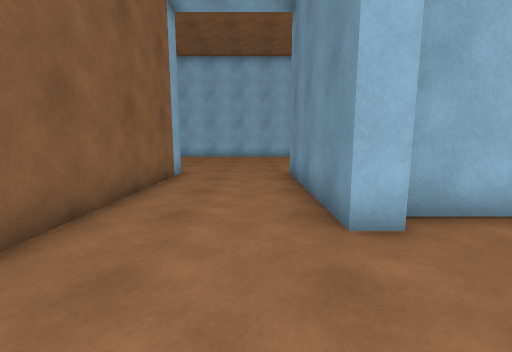
view 1 (above)

17 first-person views from a walk through a 3-D level made in the Unity game engine. The camera is 1.2 m above the floor, tilts 8° down and sees 90° across. The floor is counted in squares, 1 m on a side. Each view is taken from the middle of a square. On the plan, view 1 faces up. The plan holds only what a view shows up to about 12 squares ahead; the rest is blank. Surface patterns are stand-ins for the level's own textures.

view 2
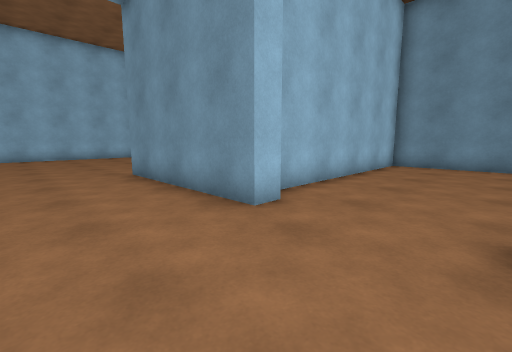

view 3
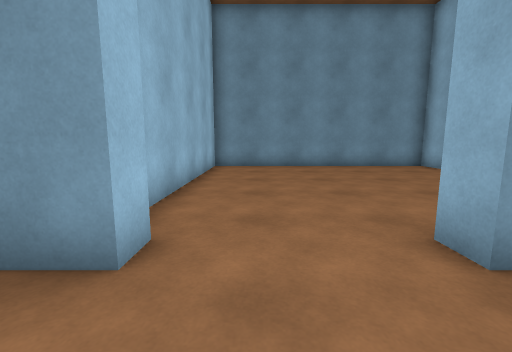

view 4
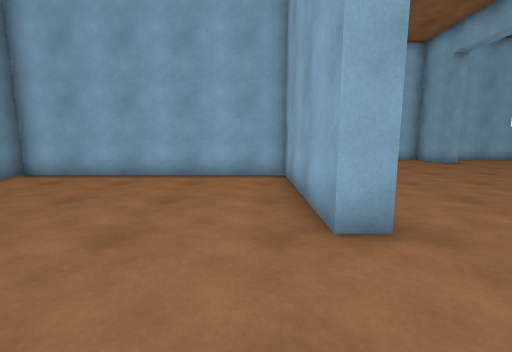

view 5
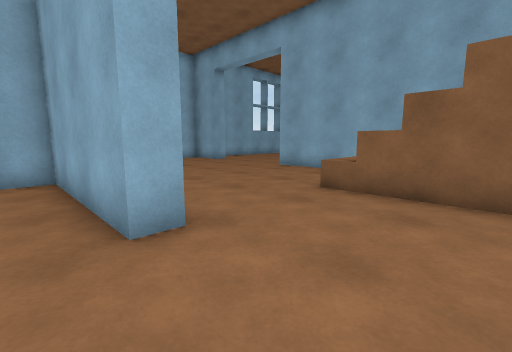

view 6
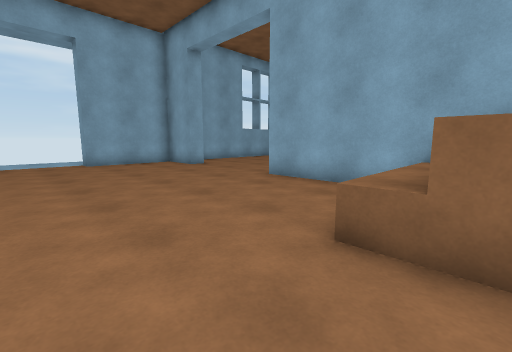

view 7
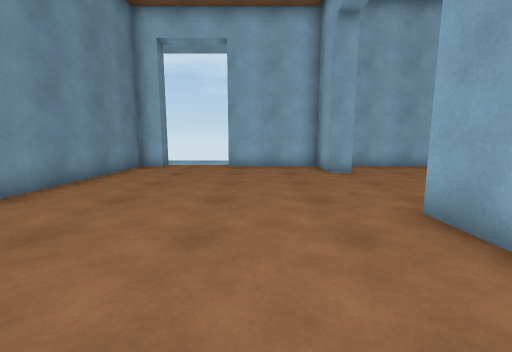

view 8
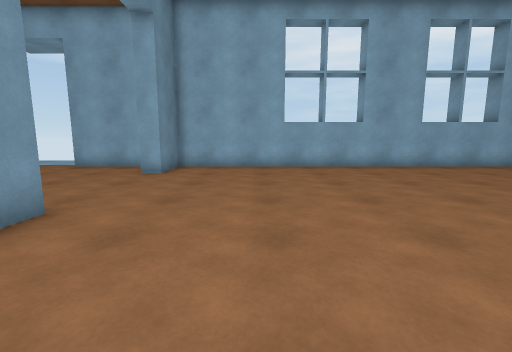

view 9
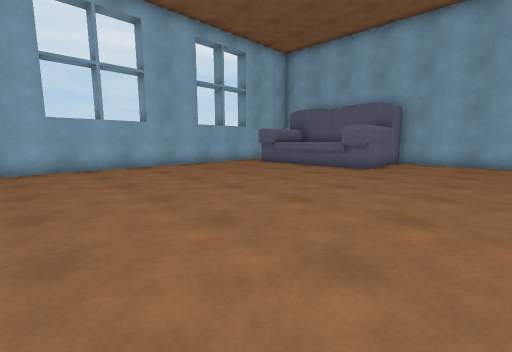

view 10
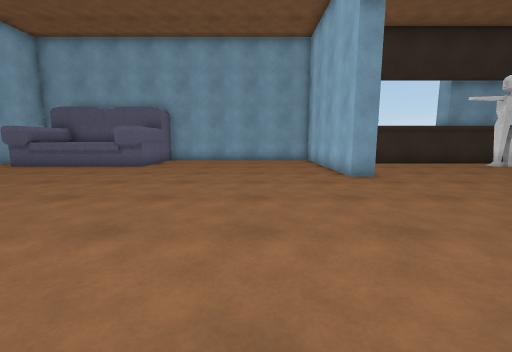

view 11
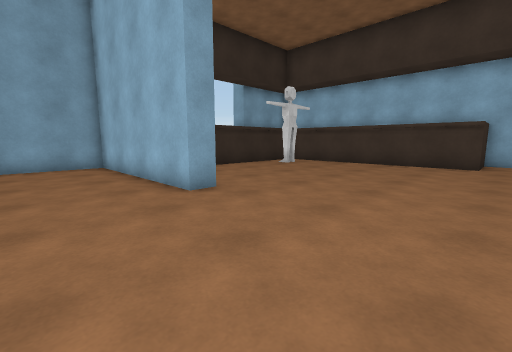

view 12
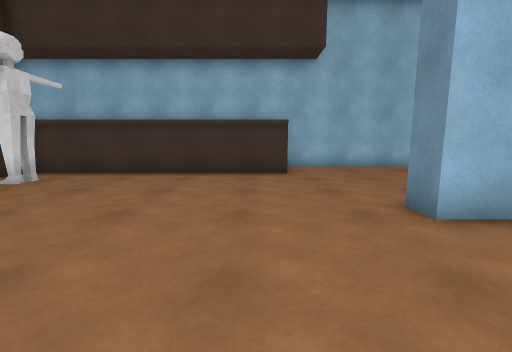

view 13
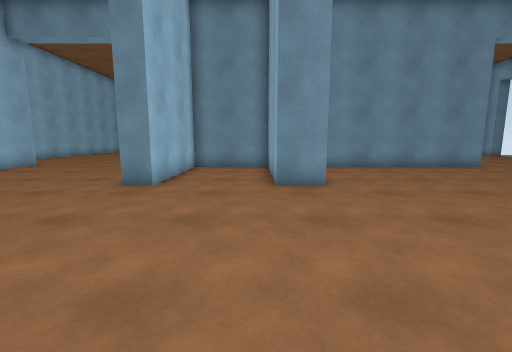

view 14
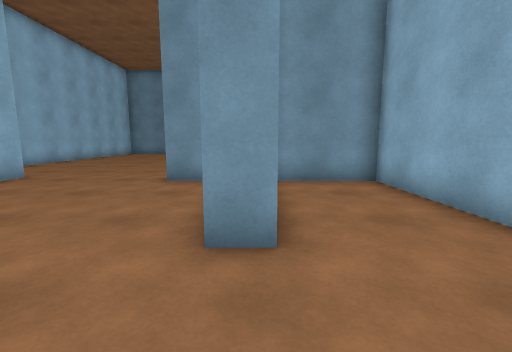

view 15
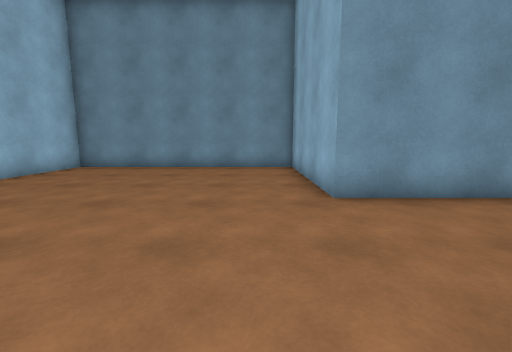

view 16
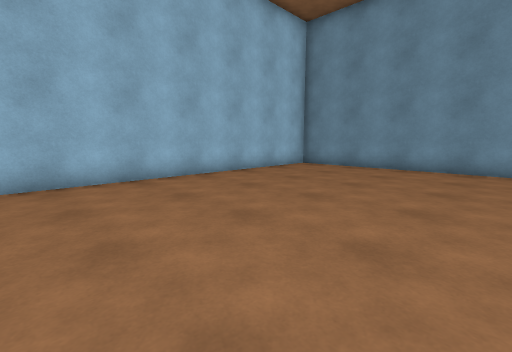

view 17
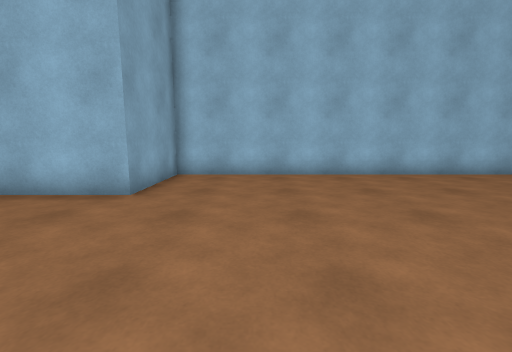

### Floor plan
Points are (right, up) in squares from view 1. A wall is a line through its corners. A room is listed if a view was taken in it or the views show most of it. See-through windows are left out.
Room 1 (views 1, 2, 3, 4, 5, 6)
walls: (1.1, -0.2) (2, -0.2) (2, -5.7) (11, -5.7) (11, 3.9) (2.4, 3.9); (2, 3.3) (1.2, 3.3); (-2.8, 2.5) (-2.8, -0.5)
ways out: opening at (-1, 1) to room 2
Room 2 (views 7, 8, 9, 10, 11, 12, 13, 14, 15, 16, 17)
walls: (-12.3, 3.1) (-12.3, 4.4) (-7.5, 4.4) (-7.5, 7.8) (-12.3, 7.8) (-12.3, 8.6); (-6.8, 1) (-6.8, -5.1); (-7.5, -5.1) (-7.5, 1.9); (-7.5, 9.5) (-7.5, 10.6); (-18.4, 4) (-18.4, 3.3) (-25.5, 3.3) (-25.5, -3.8); (-2.8, 9.4) (-2.8, 2.5); (1.2, 3.3) (1.2, 9.4) (7.4, 9.4) (7.4, 18.9) (-6.8, 18.9) (-6.8, 15.5) (-13.9, 15.5) (-13.9, 13.2) (-23, 13.2); (-24.1, -5.1) (-21.3, -5.1) (-21.3, -6); (-22.2, -10) (-21.3, -10) (-21.3, -11); (0.2, -13.1) (0.2, -12.6) (1.2, -12.6) (1.2, -6.1); (-22.6, -12.6) (-7.5, -12.6) (-7.5, -10.4) (-6.8, -10.4) (-6.8, -12.6) (-2.8, -12.6) (-2.8, -13.4)
low walls: (-21.5, -5) (-21.5, -11.1)
ways out: opening at (-1, 1) to room 1

Positions as (right, up) in squares from view 1, and headings:
1: (0, 0), facing up
2: (-2, 0), facing up-right
3: (-1, 2), facing right
4: (3, 3), facing down
5: (3, 3), facing down-left
6: (0, 1), facing down-left
7: (-4, -1), facing down
8: (-11, -1), facing down
9: (-11, -1), facing down-left
10: (-10, 0), facing left
11: (-13, 0), facing up-left
12: (-15, 4), facing up
13: (-19, 5), facing right
14: (-15, 8), facing right
15: (-4, 11), facing right
16: (-4, 11), facing up-right
17: (-4, 10), facing up
